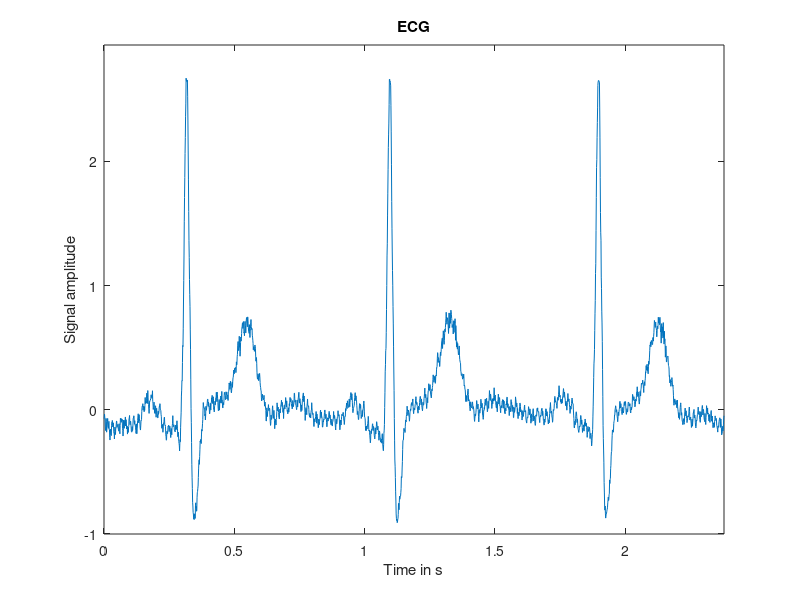
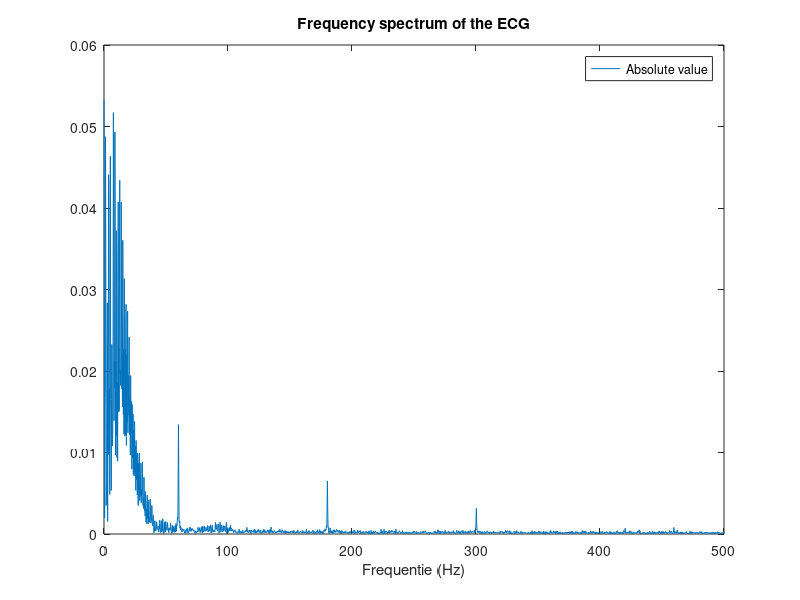
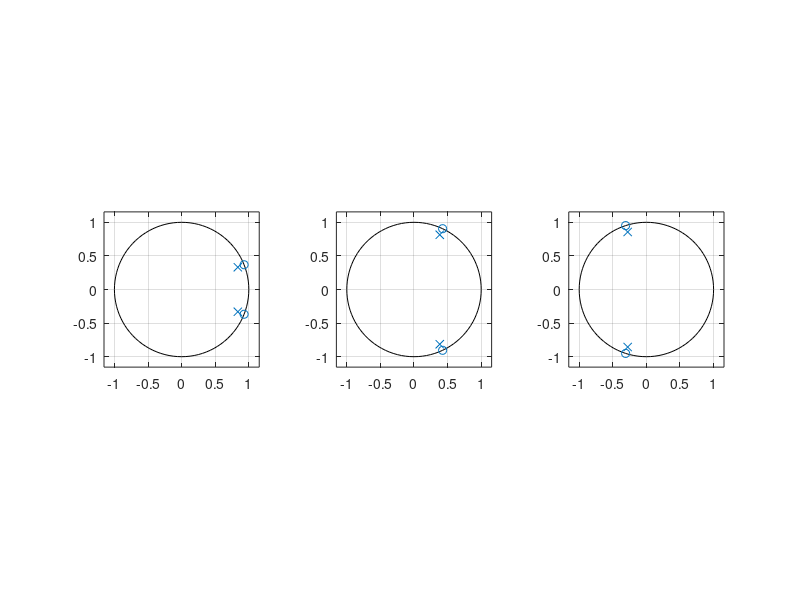
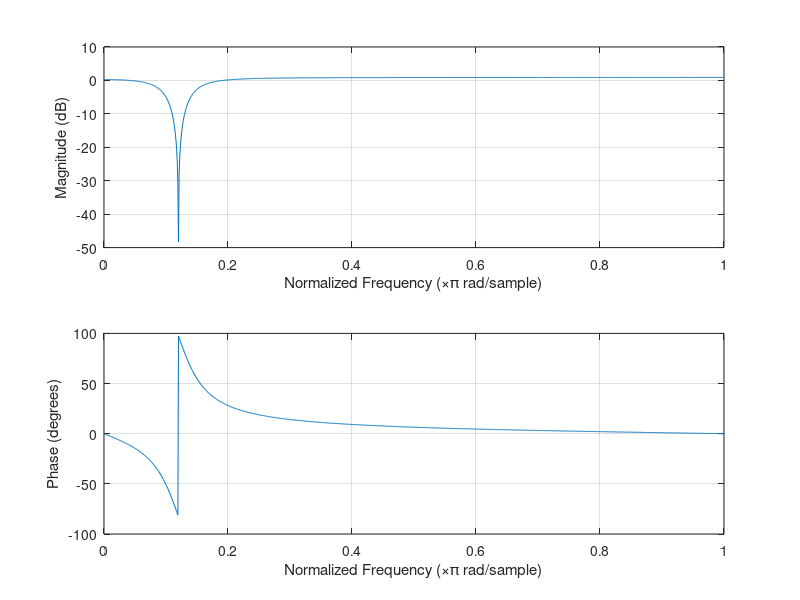

Recreate these plots in MATLAB, in order. (Note: this script raises an error after producing the figures.)
close all
%% 1)Give sample time domain signal:
%Signal of ecg1
signal = load('ecg.mat');
signal = signal.ecg;

%Sample frequency and period
fs = 1000;
Ts = 1/fs;

%Nyquist frequency
fn = fs / 2;

%Extrema and length of the raw signal
sig_max = max(signal);
sig_min = min(signal);
m = length(signal);
%Plot the signal in the time domain
totaltime = Ts*m;

time = linspace(0,totaltime,m);
plot(time,signal)
axis([0,totaltime,1.1*sig_min,1.1*sig_max]);
xlabel("Time in s");
ylabel("Signal amplitude");
title("ECG");

%% 2.a) Spectrum analysis:
figure

%Calculate the DFT of the signal using the FFT:
n=2^nextpow2(m); %Efficiently calculate FFT using N = power of 2 
X = fft(signal,n)/n; %MATLAB requires this get the correct amplitude
X_real = real(X); %Real component of the fft
X_imag = imag(X); %Imaginary component of the fft
X_abs = abs(X); %Absolute value of the fft

%Rescaling of the output:
%Rescaling based on reccomendations from https://nl.mathworks.com/help/matlab/ref/fft.html
f = fs*(0:(n/2))/n;
X_plot = X_abs(1:n/2+1);

%Plot the frequency spectrum
plot(f,X_plot)
title("Frequency spectrum of the ECG");
legend("Absolute value");
xlabel("Frequentie (Hz)");

%% 2.b) Filter design
figure
%In the frequency spectrum, we powerline noise at 60Hz
%There appear to also be 2 harmonic compenents, at 180Hz(=3*60Hz) and at
%300Hz(=5*60Hz).
%We design 3 notch-filters to remove these 3 components.

%Define frequencies to be removed:
f0 = 60;
f1 = 3*60;
f2 = 5*60;

%Angles on the unit circle for these frequencies:
theta0 = (pi/fn) * f0;
theta1 = (pi/fn) * f1;
theta2 = (pi/fn) * f2;

a = 0.9; %Value defined in lab assignment.

%Values for a-and b-component of the IIR. For the derivation of the
%formula, please refer to the lab report.
b0 = [1 -2*cos(theta0) 1];
b1 = [1 -2*cos(theta1) 1];
b2 = [1 -2*cos(theta2) 1];

a0 = [1 -2*a*cos(theta0) a*a];
a1 = [1 -2*a*cos(theta1) a*a];
a2 = [1 -2*a*cos(theta2) a*a];

%Placement of these poles and zeros on the unit circle:
subplot(1,3,1);
zplane(b0,a0);
subplot(1,3,2);
zplane(b1,a1);
subplot(1,3,3);
zplane(b2,a2);

%% 3) Differential equations and direct form II schematic

%% 4) Impulse and frequency response
%These will only be calculated for the first filter (for 60Hz)
figure
freqz(b0,a0,1024);
fvtool(b0,a0)
%[H,W] = freqz(b0,a0,1024);
%plot(W/pi,20*log10(abs(H)));

figure
impz(b0,a0);
%% 5)Filtering:
signal0 = filter(b0,a0,signal);
signal1 = filter(b1,a1,signal0);
signal2 = filter(b2,a2,signal1);

%Spectrum-analysis after filtering:
figure
X0 = abs(fft(signal0,n) / n);
X1 = abs(fft(signal1,n) / n);
X2 = abs(fft(signal2,n) / n);

X0 = X0(1:n/2+1);
X1 = X1(1:n/2+1);
X2 = X2(1:n/2+1);
subplot(4,1,1)
plot(f,X_plot)
subplot(4,1,2)
plot(f,X0)
subplot(4,1,3)
plot(f,X1)
subplot(4,1,4)
plot(f,X2)

%Time-domain signals:
figure

subplot(4,1,1)
plot(time,signal)
time = linspace(0,totaltime,m);
axis([0,totaltime,1.1*sig_min,1.1*sig_max]);
xlabel("Time in s");
ylabel("Signal amplitude");
title("ECG");

subplot(4,1,2)
plot(time,signal0)
time = linspace(0,totaltime,m);
axis([0,totaltime,1.1*sig_min,1.1*sig_max]);
xlabel("Time in s");
ylabel("Signal amplitude");
title("ECG");

subplot(4,1,3)
plot(time,signal1)
time = linspace(0,totaltime,m);
axis([0,totaltime,1.1*sig_min,1.1*sig_max]);
xlabel("Time in s");
ylabel("Signal amplitude");
title("ECG");

subplot(4,1,4)
plot(time,signal2)
time = linspace(0,totaltime,m);
axis([0,totaltime,1.1*sig_min,1.1*sig_max]);
xlabel("Time in s");
ylabel("Signal amplitude");
title("ECG");

%% 5a) FIR Low-frequency drift removal
%Dit werkt al best goed: MA-filter met de IIR daarachter
figure
subplot(4,1,1)
plot(time,signal)
axis([0,totaltime,1.1*sig_min,1.1*sig_max]);
xlabel("Time in s");
ylabel("Signal amplitude");
title("ECG");

subplot(4,1,2)
b = [1/4, 1/4, 1/4, 1/4];
avgSignal = filter(b,1,signal);
plot(time,avgSignal)
axis([0,totaltime,1.1*min(avgSignal),1.1*max(avgSignal)]);
xlabel("Time in s");
ylabel("Signal amplitude");
title("ECG");

avgSignal = filter(b0,a0,avgSignal);
avgSignal = filter(b1,a1,avgSignal);
avgSignal = filter(b2,a2,avgSignal);

subplot(4,1,3)
plot(time,avgSignal)
axis([0,totaltime,1.1*sig_min,1.1*max(avgSignal)]);
xlabel("Time in s");
ylabel("Signal amplitude");
title("ECG");


%% BP Filter:
%We hebben nu 2 cutoff frequenties: wc1 en wc2:
f_pass1 = 40;
f_stop1 = 60;
f_pass2 = 0;
f_stop2 = 10;
w1s=f_stop1*pi;     %Stopband1: [w1s,pi]
w1p=f_pass1*pi;     %Passband1: [0,w1p]
w2p=f_pass2*pi;     %Passband2: [0,w2p]
w2s=f_stop2*pi;     %Stopband2: [w2s,pi]
% cut-off frequency halfway transition band
wc1=(w1p+w1s)/2;
wc2=(w2p+w2s)/2;

dw=min(w1p-w1s,w2s-w2p);


